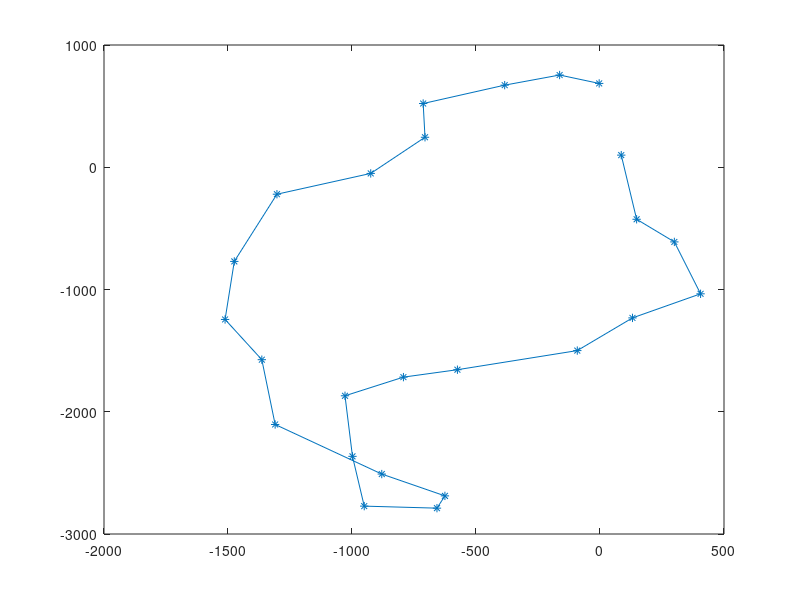

Recreate this plot in MATLAB.
%% Generate pipe segments for the ships and UUVs to follow
clc;clear;close all;
% Range where pipeline begins
x_range = [-100,100];
y_range = [-25,100];

% Initial point of pipeline
x_init = x_range(1) + (x_range(2) - x_range(1)).*rand(1,1);
y_init = y_range(1) + (y_range(2) - y_range(1)).*rand(1,1);
p_init = [x_init,y_init];

% number of points (number of line segments = p_N - 1)
p_N = 25;

% max length of pipe (along axes, triangle may be larger)
L_max = 500;
L_min = 25;
L_hyp = sqrt(L_max^2 + L_min^2);

% List of begin-end points for pipes
p_list = zeros(p_N,2);
p_list(1,:) = p_init;

% List of angles
angle_list = zeros(p_N,1);
angle_list(1,:) = 0; % degrees

% Angle limits 
theta_min = deg2rad(-180);
theta_max = deg2rad(180);
%theta_dot_max = deg2rad(90);

any_bad = 0; % check if bad angles are generated (not allowed in simulation)

opt_intersect = 0; % check if segments intersect

%figure; hold on;

for i_p = 2 : p_N
    %clc;
    L_x = L_min + (L_max - L_min) * rand(1,1);
    L_y = L_min + (L_max - L_min) * rand(1,1);
    
    bad_angle = 1;
    while bad_angle
        %'trying new points'
        theta = theta_min + (theta_max - theta_min) * rand(1,1);
        rot_theta = [cos(theta) -sin(theta); sin(theta) cos(theta)];
        
        p_next = p_list(i_p - 1,:) + [L_x,L_y] * rot_theta;
        diff_next = p_next - p_list(i_p-1,:);
        angle_next = rad2deg(atan2(diff_next(2),diff_next(1)))
        angle_list(i_p-1) - angle_next
        if abs(angle_next - angle_list(i_p-1)) < 90
            bad_angle = 0;
            disp('Good angle');
        else
            disp('No, I do not like that one')
        end       
%         if opt_intersect
%             for i_theta = 1 : i_p - 1
%                 %if norm(p_next - p_list(i_theta,:),2) <= L_hyp
%                     % check intersection of nearby line segments
%                     %ls1 = polyshape(p_next, p_list(i_theta,:) + p_next);
%                     %ls1
% 
%                     for i_int = 2 : i_p - 1
%                         %ls2 = polyshape(p_list(i_int - 1,: ), p_list(i_int - 1, :) + p_list(i_int,:) );
% 
%                         %ls_int = intersect(ls1,ls2);
%                         ls_int = polyxpoly( p_next, p_list(i_theta,:) , p_list(i_int - 1,: ), p_list(i_int,:) );
% 
%                         %plot(p_next, p_list(i_theta,:) , p_list(i_int - 1,: ), p_list(i_int,:));
% 
%                         if ~isempty(ls_int)
%                             any_bad = 1;
%                             break;
%                         else
%                             bad_angle = 0;
%                         end
%                     end
% 
%                     if any_bad
%                         bad_angle = 1;
%                         any_bad = 0;
%                         break;
%                     end
%                 %end
%                 %if norm(p_next - p_list(i_theta,:),2) < L_hyp
%                 %    bad_angle = bad_angle && 0;
%                 %    break;
%                 %end
%             end
%         else
%             bad_angle = 0
%         end
    end
    angle_list(i_p) = angle_next;
    p_list(i_p,:) = p_next;
    disp('Adding next segment...')
    plot(p_list(1:i_p,1), p_list(1:i_p,2),'*-');
    %pause;
end

plot(p_list(:,1), p_list(:,2),'*-');
% mm = max(max(abs(p_list))); 
% axis([-mm mm -mm mm]) % Fix axis dimensions so plot figure is square